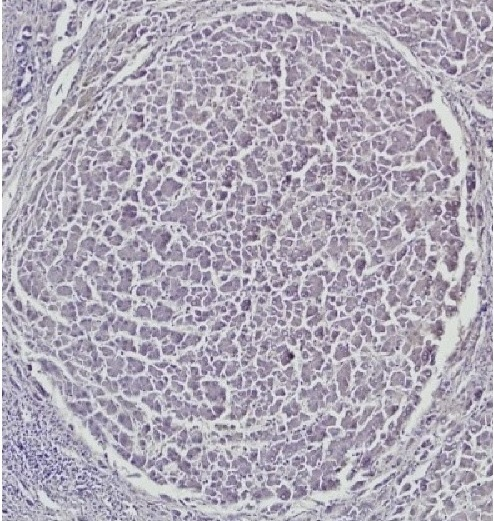
#> input picture fat.jpg, 494 x 521 px
$ python 'Otsu Watershed KMeans Fuzzy Image Segmentation.py'
#> lines starting #> are read from the running program, lines starting #| are printed output that depends on the picture; after the words box and inside, x2 and y2 are one past the last pixel; in counts of white or black regions, pixels touching at a corner belong together
import numpy as np
import matplotlib.pyplot as plt
import cv2
from skimage.color import rgb2gray, label2rgb
from skimage.filters import threshold_otsu
from skimage.segmentation import watershed
from scipy.ndimage import distance_transform_edt
from sklearn.cluster import KMeans
from skfuzzy import cmeans
from PIL import Image

# Load your image
image_path = 'fat.jpg'  # Replace this with your image path
uploaded_image = Image.open(image_path)
#> uploaded_image is the input picture: PIL image 494x521 RGB; mean R, G, B 175.7, 169.5, 183.3
image = np.array(uploaded_image)

# Function to apply Otsu's Thresholding
def otsu_segmentation(image):
    gray_image = rgb2gray(image)
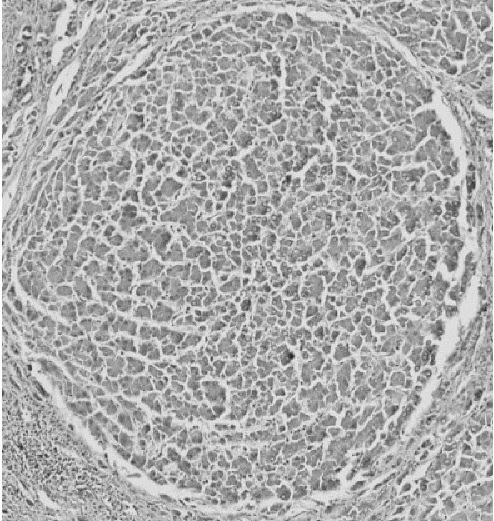
#> gray_image: shape (521, 494) float64; min 0.122, max 1, mean 0.674
    thresh = threshold_otsu(gray_image)
#> thresh = 0.672
    segmented = (gray_image > thresh).astype(np.uint8)
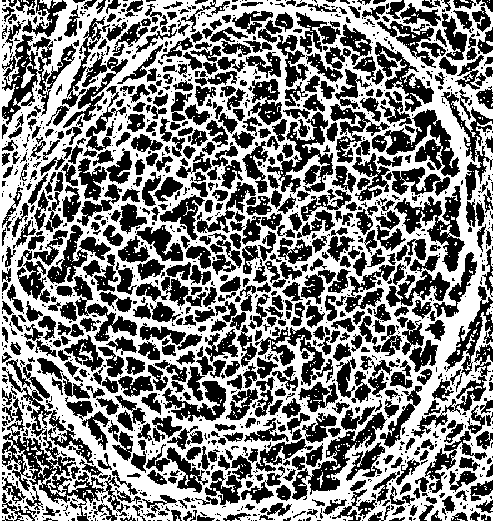
#> segmented: shape (521, 494); values 0 (black) and 1 (white), 50.6% white; 1414 black regions (770 under 20 px), largest, box (x1, y1, x2, y2) and area: (2, 367, 124, 521) 4152, (372, 109, 460, 177) 2150, (2, 34, 76, 125) 2148
    return label2rgb(segmented, image=image, bg_label=0)

# Function to apply Watershed Segmentation
def watershed_segmentation(image):
    gray_image = cv2.cvtColor(image, cv2.COLOR_RGB2GRAY)
    ret, binary = cv2.threshold(gray_image, 0, 255, cv2.THRESH_BINARY_INV + cv2.THRESH_OTSU)
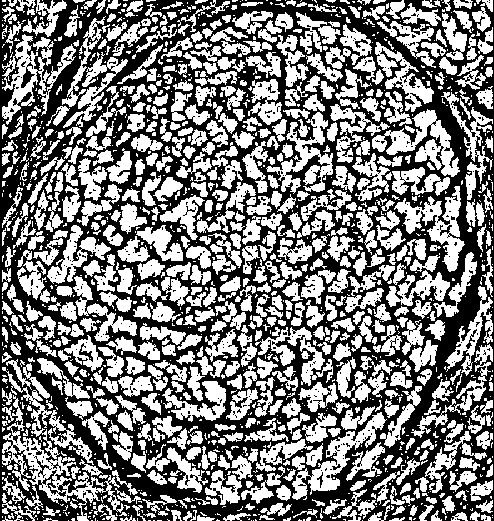
#> binary: shape (521, 494); 49.3% white; 1431 white regions (778 under 20 px), largest, box (x1, y1, x2, y2) and area: (2, 367, 124, 521) 4146, (2, 34, 76, 125) 2149, (372, 109, 460, 177) 2131
#> ret = 172
    distance = distance_transform_edt(binary)
    ret, markers = cv2.connectedComponents((distance > 0.2 * distance.max()).astype(np.uint8))
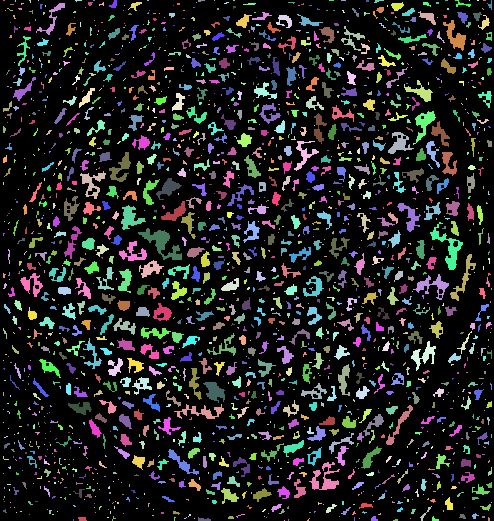
#> markers: shape (521, 494) int32; 1847 distinct labels, from 0 to 1846; one colour per label, 0 black
#> ret = 1847
    markers = markers + 1
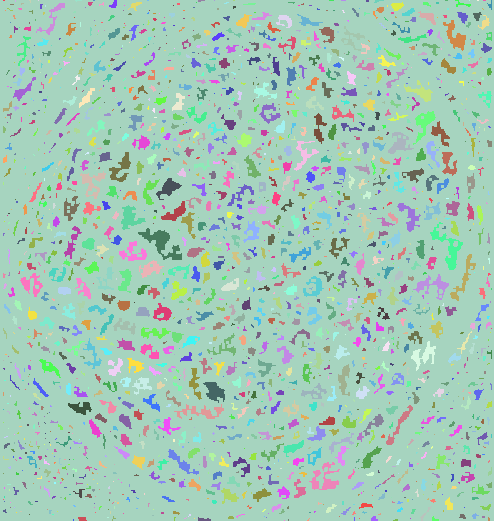
#> markers: shape (521, 494) int32; 1847 distinct labels, from 1 to 1847; one colour per label, 0 black
    markers[binary == 255] = 0
    segmented = watershed(-distance, markers, mask=binary)
#> segmented: shape (521, 494) int32; every value is 0
    return label2rgb(segmented, image=image)

# Function to apply K-Means Clustering
def kmeans_segmentation(image, n_clusters=3):
#> called with n_clusters = 3
    flat_image = image.reshape((-1, 3))
    kmeans = KMeans(n_clusters=n_clusters, random_state=42).fit(flat_image)
    labels = kmeans.labels_.reshape(image.shape[:2])
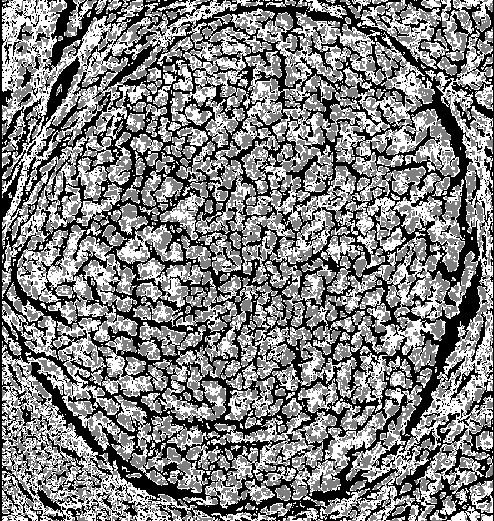
#> labels: shape (521, 494) int32; min 0, max 2, mean 1.02; drawn with min black and max white
    return label2rgb(labels, image=image)
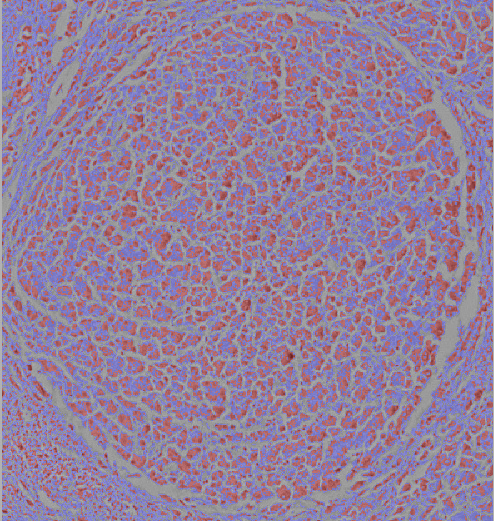
#> returned value: shape (521, 494, 3) float64; mean of channels 0, 1, 2 0.584, 0.503, 0.616; drawn as R, G, B

# Function to apply Fuzzy C-Means
def fuzzy_cmeans_segmentation(image, n_clusters=3):
    flat_image = image.reshape((-1, 3)).T  # Fuzzy C-Means expects features as rows
#> (the run stopped early here; a loop or call above may not have finished)
